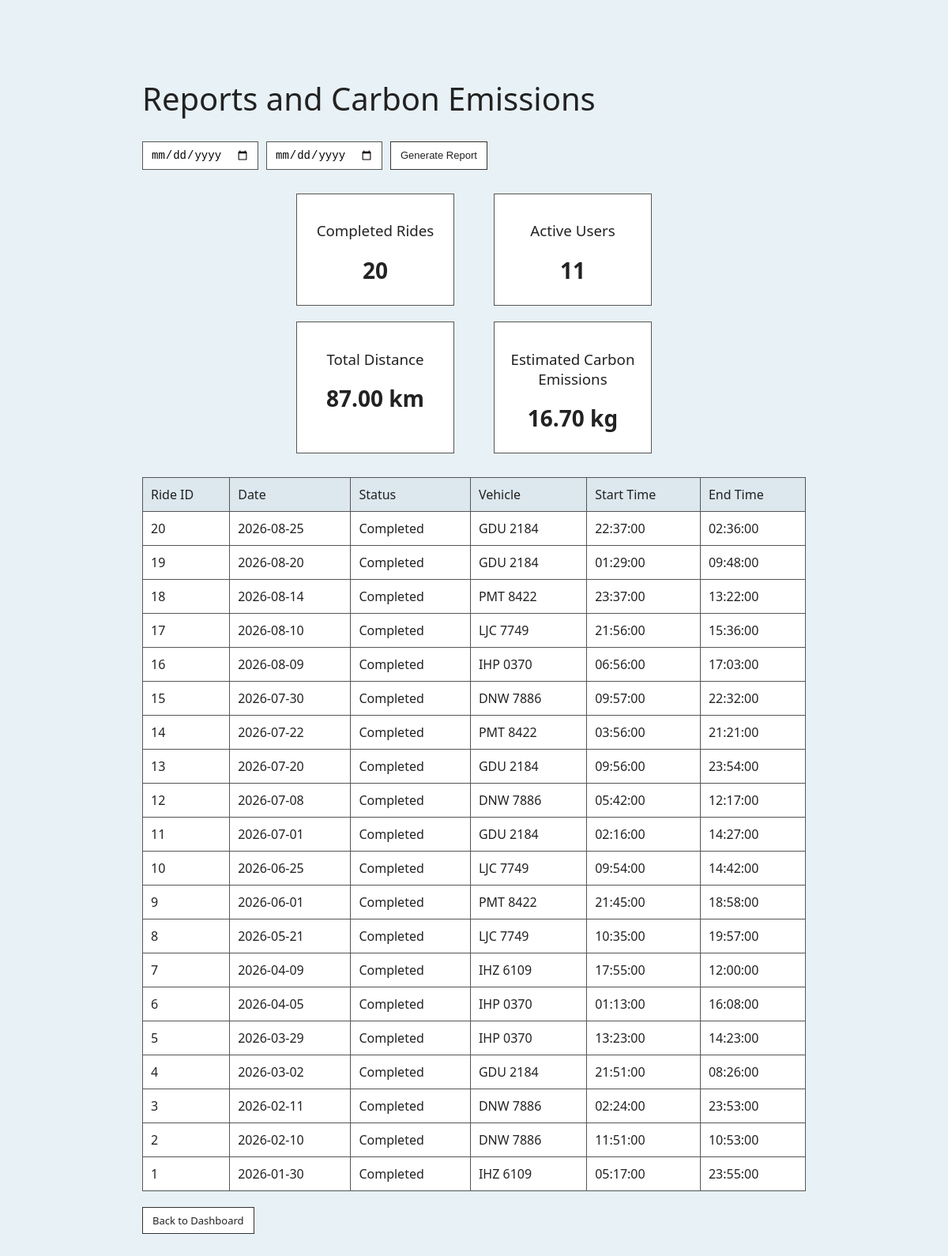
Screenshot of /Report.php (signed in) with the database file from the repository.
### tables this page shows
CREATE TABLE `rides` (
  `RideID` int(10) NOT NULL,
  `DateOfRides` date NOT NULL,
  `RideRequestID` int(10) NOT NULL,
  `RideStatus` varchar(20) NOT NULL,
  `CarPlateNumber` varchar(20) NOT NULL,
  `StartTime` time NOT NULL,
  `EndTime` time NOT NULL
);

### Report.php (the view, shortened to what this page needs)
<?php
include 'dbconn.php';
$startDate = isset($_GET['start_date']) ? $_GET['start_date'] : "";
$endDate = isset($_GET['end_date']) ? $_GET['end_date'] : "";
$completedRides = 0;
$activeUsers = 0;
$totalDistance = 0;
$estimatedCarbon = 0;
$emissionFactor = 0.192;
$dateError = "";
$rides = [];
$activeUserIDs = [];
if ($dateError == "") {
$sql = "SELECT r.RideID, r.DateOfRides, r.RideStatus,
               r.CarPlateNumber, r.StartTime, r.EndTime,
               CAST(p.DistanceBetweenKM AS DECIMAL(10,2)) AS RideDistanceKM,
               p.UserID AS PassengerUserID,
               v.UserID AS VolunteerUserID
        FROM rides r
        JOIN riderequest rr ON r.RideRequestID = rr.RideRequestID
        JOIN passengerprofile p ON rr.PassengerID = p.PassengerID
        JOIN volunteerdriverprofile v ON rr.VolunteerID = v.VolunteerID
        WHERE 1=1";
    $sql .= " ORDER BY r.DateOfRides DESC";
    $result = mysqli_query($conn, $sql);
    if ($result) {
        while ($row = mysqli_fetch_assoc($result)) {
            $rides[] = $row;
            if (strtolower($row['RideStatus']) == "completed") {
                $completedRides++;
            }
            if ($row['RideDistanceKM'] !== null) {
                $totalDistance += $row['RideDistanceKM'];
            }
            $activeUserIDs[$row['PassengerUserID']] = true;
            $activeUserIDs[$row['VolunteerUserID']] = true;
        }
    }
    $activeUsers = count($activeUserIDs);
    $estimatedCarbon = $totalDistance * $emissionFactor;
}
?>
<!DOCTYPE html>
<html lang="en">
<head>
    <link rel="stylesheet" href="styleA.css">
</head>
<body>
    <div class="center-wrapper">
        <h1>Reports and Carbon Emissions</h1>
        <form method="GET" action="Report.php" class="search-bar">
            <input
                type="date"
                name="start_date"
                value="<?php echo htmlspecialchars($startDate); ?>"
            >
            <input
                type="date"
                name="end_date"
                value="<?php echo htmlspecialchars($endDate); ?>"
            >
            <button type="submit" class="table-btn">
                Generate Report
            </button>
        </form>
        <div class="stats-wrapper">
            <div class="stat-box">
                <h3>Completed Rides</h3>
                <p class="stat-number"><?php echo $completedRides; ?></p>
            </div>
            <div class="stat-box">
                <h3>Active Users</h3>
                <p class="stat-number"><?php echo $activeUsers; ?></p>
            </div>
            <div class="stat-box">
                <h3>Total Distance</h3>
                <p class="stat-number"><?php echo number_format($totalDistance, 2); ?> km</p>
            </div>
            <div class="stat-box">
                <h3>Estimated Carbon Emissions</h3>
                <p class="stat-number"><?php echo number_format($estimatedCarbon, 2); ?> kg</p>
            </div>
        </div>
        <table>
            <tr>
                <th>Ride ID</th>
                <th>Date</th>
                <th>Status</th>
                <th>Vehicle</th>
                <th>Start Time</th>
                <th>End Time</th>
            </tr>
            <?php if (count($rides) > 0) { ?>
                <?php foreach ($rides as $ride) { ?>
                    <tr>
                        <td><?php echo htmlspecialchars($ride['RideID']); ?></td>
                        <td><?php echo htmlspecialchars($ride['DateOfRides']); ?></td>
                        <td><?php echo htmlspecialchars(ucfirst($ride['RideStatus'])); ?></td>
                        <td><?php echo htmlspecialchars($ride['CarPlateNumber']); ?></td>
                        <td><?php echo htmlspecialchars($ride['StartTime']); ?></td>
                        <td><?php echo htmlspecialchars($ride['EndTime']); ?></td>
                    </tr>
                <?php } ?>
            <?php } else { ?>
                <tr>
                    <td colspan="6">No rides found.</td>
                </tr>
            <?php } ?>
        </table>
        <div class="button-bar">
            <a href="AdminDashboard.php" class="table-btn">
                Back to Dashboard
            </a>
        </div>
    </div>
</body>
</html>

### styleA.css (style rules this page uses)
* { box-sizing: border-box; }
body { margin: 0; padding: 20px; min-height: 100vh; background-color: #e8f1f5; color: #222222; font-family: 'Segoe UI', Arial, sans-serif; }
h1, h2, h3 { color: #222222; font-weight: 500; }
h1 { font-size: 40px; }
.center-wrapper { width: 100%; max-width: 900px; margin: 20px auto; padding: 30px; }
.stats-wrapper { display: flex; flex-wrap: wrap; column-gap: 50px; row-gap: 20px; justify-content: center; width: 100%; max-width: 500px; margin: 30px auto; }
.stat-box { width: 200px; padding: 15px; background-color: #ffffff; border: 1px solid #555555; text-align: center; }
.stat-number { font-size: 28px; font-weight: bold; margin: 10px 0; }
table { width: 100%; border-collapse: collapse; margin-top: 20px; background-color: #ffffff; }
th, td { border: 1px solid #555555; padding: 10px; text-align: left; }
th { background-color: #dce7ee; font-weight: 500; }
.search-bar { display: flex; gap: 10px; margin-bottom: 20px; flex-wrap: wrap; }
.search-bar input, .search-bar select { padding: 8px 10px; border: 1px solid #555555; font-size: 14px; background-color: #ffffff; }
.table-btn { padding: 7px 12px; background-color: #ffffff; color: #222222; border: 1px solid #333333; text-decoration: none; font-size: 13px; cursor: pointer; }
.button-bar { display: flex; flex-wrap: wrap; gap: 10px; margin-top: 20px; }

### rows the page displays
rides: RideID "20", DateOfRides "2026-08-25", RideStatus "Completed", CarPlateNumber "GDU 2184", StartTime "22:37:00", EndTime "02:36:00"
rides: RideID "19", DateOfRides "2026-08-20", RideStatus "Completed", CarPlateNumber "GDU 2184", StartTime "01:29:00", EndTime "09:48:00"
rides: RideID "18", DateOfRides "2026-08-14", RideStatus "Completed", CarPlateNumber "PMT 8422", StartTime "23:37:00", EndTime "13:22:00"
rides: RideID "17", DateOfRides "2026-08-10", RideStatus "Completed", CarPlateNumber "LJC 7749", StartTime "21:56:00", EndTime "15:36:00"
rides: RideID "16", DateOfRides "2026-08-09", RideStatus "Completed", CarPlateNumber "IHP 0370", StartTime "06:56:00", EndTime "17:03:00"
rides: RideID "15", DateOfRides "2026-07-30", RideStatus "Completed", CarPlateNumber "DNW 7886", StartTime "09:57:00", EndTime "22:32:00"
rides: RideID "14", DateOfRides "2026-07-22", RideStatus "Completed", CarPlateNumber "PMT 8422", StartTime "03:56:00", EndTime "21:21:00"
rides: RideID "13", DateOfRides "2026-07-20", RideStatus "Completed", CarPlateNumber "GDU 2184", StartTime "09:56:00", EndTime "23:54:00"
rides: RideID "12", DateOfRides "2026-07-08", RideStatus "Completed", CarPlateNumber "DNW 7886", StartTime "05:42:00", EndTime "12:17:00"
rides: RideID "11", DateOfRides "2026-07-01", RideStatus "Completed", CarPlateNumber "GDU 2184", StartTime "02:16:00", EndTime "14:27:00"
rides: RideID "10", DateOfRides "2026-06-25", RideStatus "Completed", CarPlateNumber "LJC 7749", StartTime "09:54:00", EndTime "14:42:00"
rides: RideID "9", DateOfRides "2026-06-01", RideStatus "Completed", CarPlateNumber "PMT 8422", StartTime "21:45:00", EndTime "18:58:00"
rides: RideID "8", DateOfRides "2026-05-21", RideStatus "Completed", CarPlateNumber "LJC 7749", StartTime "10:35:00", EndTime "19:57:00"
rides: RideID "7", DateOfRides "2026-04-09", RideStatus "Completed", CarPlateNumber "IHZ 6109", StartTime "17:55:00", EndTime "12:00:00"
rides: RideID "6", DateOfRides "2026-04-05", RideStatus "Completed", CarPlateNumber "IHP 0370", StartTime "01:13:00", EndTime "16:08:00"
rides: RideID "5", DateOfRides "2026-03-29", RideStatus "Completed", CarPlateNumber "IHP 0370", StartTime "13:23:00", EndTime "14:23:00"
rides: RideID "4", DateOfRides "2026-03-02", RideStatus "Completed", CarPlateNumber "GDU 2184", StartTime "21:51:00", EndTime "08:26:00"
rides: RideID "3", DateOfRides "2026-02-11", RideStatus "Completed", CarPlateNumber "DNW 7886", StartTime "02:24:00", EndTime "23:53:00"
rides: RideID "2", DateOfRides "2026-02-10", RideStatus "Completed", CarPlateNumber "DNW 7886", StartTime "11:51:00", EndTime "10:53:00"
rides: RideID "1", DateOfRides "2026-01-30", RideStatus "Completed", CarPlateNumber "IHZ 6109", StartTime "05:17:00", EndTime "23:55:00"

### other values shown
$completedRides "20"
$activeUsers "11"
$totalDistance "87.00"
$estimatedCarbon "16.70"
